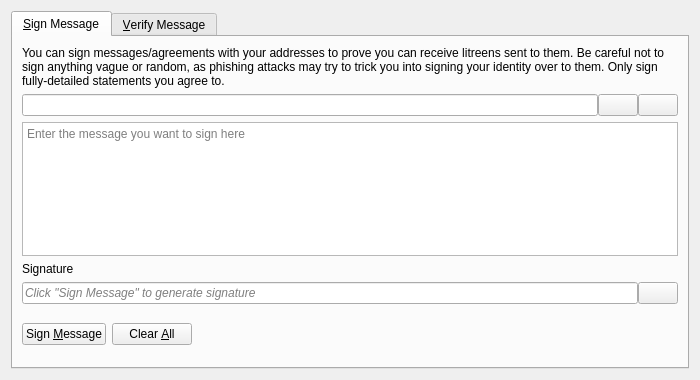
<?xml version="1.0" encoding="UTF-8"?>
<ui version="4.0">
 <class>SignVerifyMessageDialog</class>
 <widget class="QDialog" name="SignVerifyMessageDialog">
  <property name="geometry">
   <rect>
    <x>0</x>
    <y>0</y>
    <width>700</width>
    <height>380</height>
   </rect>
  </property>
  <property name="windowTitle">
   <string>Signatures - Sign / Verify a Message</string>
  </property>
  <property name="modal">
   <bool>true</bool>
  </property>
  <layout class="QVBoxLayout" name="verticalLayout">
   <item>
    <widget class="QTabWidget" name="tabWidget">
     <property name="currentIndex">
      <number>0</number>
     </property>
     <widget class="QWidget" name="tabSignMessage">
      <attribute name="title">
       <string>&amp;Sign Message</string>
      </attribute>
      <layout class="QVBoxLayout" name="verticalLayout_SM">
       <item>
        <widget class="QLabel" name="infoLabel_SM">
         <property name="text">
          <string>You can sign messages/agreements with your addresses to prove you can receive litreens sent to them. Be careful not to sign anything vague or random, as phishing attacks may try to trick you into signing your identity over to them. Only sign fully-detailed statements you agree to.</string>
         </property>
         <property name="textFormat">
          <enum>Qt::PlainText</enum>
         </property>
         <property name="wordWrap">
          <bool>true</bool>
         </property>
        </widget>
       </item>
       <item>
        <layout class="QHBoxLayout" name="horizontalLayout_1_SM">
         <property name="spacing">
          <number>0</number>
         </property>
         <item>
          <widget class="QValidatedLineEdit" name="addressIn_SM">
           <property name="toolTip">
            <string>The Litreen address to sign the message with</string>
           </property>
          </widget>
         </item>
         <item>
          <widget class="QPushButton" name="addressBookButton_SM">
           <property name="toolTip">
            <string>Choose previously used address</string>
           </property>
           <property name="text">
            <string/>
           </property>
           <property name="icon">
            <iconset resource="../bitcoin.qrc">
             <normaloff>:/icons/address-book</normaloff>:/icons/address-book</iconset>
           </property>
           <property name="shortcut">
            <string>Alt+A</string>
           </property>
           <property name="autoDefault">
            <bool>false</bool>
           </property>
          </widget>
         </item>
         <item>
          <widget class="QPushButton" name="pasteButton_SM">
           <property name="toolTip">
            <string>Paste address from clipboard</string>
           </property>
           <property name="text">
            <string/>
           </property>
           <property name="icon">
            <iconset resource="../bitcoin.qrc">
             <normaloff>:/icons/editpaste</normaloff>:/icons/editpaste</iconset>
           </property>
           <property name="shortcut">
            <string>Alt+P</string>
           </property>
           <property name="autoDefault">
            <bool>false</bool>
           </property>
          </widget>
         </item>
        </layout>
       </item>
       <item>
        <widget class="QPlainTextEdit" name="messageIn_SM">
         <property name="toolTip">
          <string>Enter the message you want to sign here</string>
         </property>
         <property name="placeholderText">
          <string>Enter the message you want to sign here</string>
         </property>
        </widget>
       </item>
       <item>
        <widget class="QLabel" name="signatureLabel_SM">
         <property name="text">
          <string>Signature</string>
         </property>
         <property name="textFormat">
          <enum>Qt::PlainText</enum>
         </property>
        </widget>
       </item>
       <item>
        <layout class="QHBoxLayout" name="horizontalLayout_2_SM">
         <property name="spacing">
          <number>0</number>
         </property>
         <item>
          <widget class="QLineEdit" name="signatureOut_SM">
           <property name="placeholderText">
            <string>Click "Sign Message" to generate signature</string>
           </property>
           <property name="font">
            <font>
             <italic>true</italic>
            </font>
           </property>
           <property name="readOnly">
            <bool>true</bool>
           </property>
          </widget>
         </item>
         <item>
          <widget class="QPushButton" name="copySignatureButton_SM">
           <property name="toolTip">
            <string>Copy the current signature to the system clipboard</string>
           </property>
           <property name="text">
            <string/>
           </property>
           <property name="icon">
            <iconset resource="../bitcoin.qrc">
             <normaloff>:/icons/editcopy</normaloff>:/icons/editcopy</iconset>
           </property>
           <property name="autoDefault">
            <bool>false</bool>
           </property>
          </widget>
         </item>
        </layout>
       </item>
       <item>
        <layout class="QHBoxLayout" name="horizontalLayout_3_SM">
         <item>
          <widget class="QPushButton" name="signMessageButton_SM">
           <property name="toolTip">
            <string>Sign the message to prove you own this Litreen address</string>
           </property>
           <property name="text">
            <string>Sign &amp;Message</string>
           </property>
           <property name="icon">
            <iconset resource="../bitcoin.qrc">
             <normaloff>:/icons/edit</normaloff>:/icons/edit</iconset>
           </property>
           <property name="autoDefault">
            <bool>false</bool>
           </property>
          </widget>
         </item>
         <item>
          <widget class="QPushButton" name="clearButton_SM">
           <property name="toolTip">
            <string>Reset all sign message fields</string>
           </property>
           <property name="text">
            <string>Clear &amp;All</string>
           </property>
           <property name="icon">
            <iconset resource="../bitcoin.qrc">
             <normaloff>:/icons/remove</normaloff>:/icons/remove</iconset>
           </property>
           <property name="autoDefault">
            <bool>false</bool>
           </property>
          </widget>
         </item>
         <item>
          <spacer name="horizontalSpacer_1_SM">
           <property name="orientation">
            <enum>Qt::Horizontal</enum>
           </property>
           <property name="sizeHint" stdset="0">
            <size>
             <width>40</width>
             <height>48</height>
            </size>
           </property>
          </spacer>
         </item>
         <item>
          <widget class="QLabel" name="statusLabel_SM">
           <property name="font">
            <font>
             <weight>75</weight>
             <bold>true</bold>
            </font>
           </property>
           <property name="text">
            <string/>
           </property>
           <property name="wordWrap">
            <bool>true</bool>
           </property>
          </widget>
         </item>
         <item>
          <spacer name="horizontalSpacer_2_SM">
           <property name="orientation">
            <enum>Qt::Horizontal</enum>
           </property>
           <property name="sizeHint" stdset="0">
            <size>
             <width>40</width>
             <height>48</height>
            </size>
           </property>
          </spacer>
         </item>
        </layout>
       </item>
      </layout>
     </widget>
     <widget class="QWidget" name="tabVerifyMessage">
      <attribute name="title">
       <string>&amp;Verify Message</string>
      </attribute>
      <layout class="QVBoxLayout" name="verticalLayout_VM">
       <item>
        <widget class="QLabel" name="infoLabel_VM">
         <property name="text">
          <string>Enter the receiver's address, message (ensure you copy line breaks, spaces, tabs, etc. exactly) and signature below to verify the message. Be careful not to read more into the signature than what is in the signed message itself, to avoid being tricked by a man-in-the-middle attack. Note that this only proves the signing party receives with the address, it cannot prove sendership of any transaction!</string>
         </property>
         <property name="textFormat">
          <enum>Qt::PlainText</enum>
         </property>
         <property name="alignment">
          <set>Qt::AlignLeading|Qt::AlignLeft|Qt::AlignTop</set>
         </property>
         <property name="wordWrap">
          <bool>true</bool>
         </property>
        </widget>
       </item>
       <item>
        <layout class="QHBoxLayout" name="horizontalLayout_1_VM">
         <property name="spacing">
          <number>0</number>
         </property>
         <item>
          <widget class="QValidatedLineEdit" name="addressIn_VM">
           <property name="toolTip">
            <string>The Litreen address the message was signed with</string>
           </property>
          </widget>
         </item>
         <item>
          <widget class="QPushButton" name="addressBookButton_VM">
           <property name="toolTip">
            <string>Choose previously used address</string>
           </property>
           <property name="text">
            <string/>
           </property>
           <property name="icon">
            <iconset resource="../bitcoin.qrc">
             <normaloff>:/icons/address-book</normaloff>:/icons/address-book</iconset>
           </property>
           <property name="shortcut">
            <string>Alt+A</string>
           </property>
           <property name="autoDefault">
            <bool>false</bool>
           </property>
          </widget>
         </item>
        </layout>
       </item>
       <item>
        <widget class="QPlainTextEdit" name="messageIn_VM">
          <property name="toolTip">
            <string>The signed message to verify</string>
          </property>
          <property name="placeholderText">
            <string>The signed message to verify</string>
          </property>
        </widget>
       </item>
       <item>
        <widget class="QValidatedLineEdit" name="signatureIn_VM">
          <property name="toolTip">
            <string>The signature given when the message was signed</string>
          </property>
          <property name="placeholderText">
            <string>The signature given when the message was signed</string>
          </property>
        </widget>
       </item>
       <item>
        <layout class="QHBoxLayout" name="horizontalLayout_2_VM">
         <item>
          <widget class="QPushButton" name="verifyMessageButton_VM">
           <property name="toolTip">
            <string>Verify the message to ensure it was signed with the specified Litreen address</string>
           </property>
           <property name="text">
            <string>Verify &amp;Message</string>
           </property>
           <property name="icon">
            <iconset resource="../bitcoin.qrc">
             <normaloff>:/icons/transaction_0</normaloff>:/icons/transaction_0</iconset>
           </property>
           <property name="autoDefault">
            <bool>false</bool>
           </property>
          </widget>
         </item>
         <item>
          <widget class="QPushButton" name="clearButton_VM">
           <property name="toolTip">
            <string>Reset all verify message fields</string>
           </property>
           <property name="text">
            <string>Clear &amp;All</string>
           </property>
           <property name="icon">
            <iconset resource="../bitcoin.qrc">
             <normaloff>:/icons/remove</normaloff>:/icons/remove</iconset>
           </property>
           <property name="autoDefault">
            <bool>false</bool>
           </property>
          </widget>
         </item>
         <item>
          <spacer name="horizontalSpacer_1_VM">
           <property name="orientation">
            <enum>Qt::Horizontal</enum>
           </property>
           <property name="sizeHint" stdset="0">
            <size>
             <width>40</width>
             <height>48</height>
            </size>
           </property>
          </spacer>
         </item>
         <item>
          <widget class="QLabel" name="statusLabel_VM">
           <property name="font">
            <font>
             <weight>75</weight>
             <bold>true</bold>
            </font>
           </property>
           <property name="text">
            <string/>
           </property>
           <property name="wordWrap">
            <bool>true</bool>
           </property>
          </widget>
         </item>
         <item>
          <spacer name="horizontalSpacer_2_VM">
           <property name="orientation">
            <enum>Qt::Horizontal</enum>
           </property>
           <property name="sizeHint" stdset="0">
            <size>
             <width>40</width>
             <height>48</height>
            </size>
           </property>
          </spacer>
         </item>
        </layout>
       </item>
      </layout>
     </widget>
    </widget>
   </item>
  </layout>
 </widget>
 <customwidgets>
  <customwidget>
   <class>QValidatedLineEdit</class>
   <extends>QLineEdit</extends>
   <header>qt/qvalidatedlineedit.h</header>
  </customwidget>
 </customwidgets>
 <resources>
  <include location="../bitcoin.qrc"/>
 </resources>
 <connections/>
</ui>
